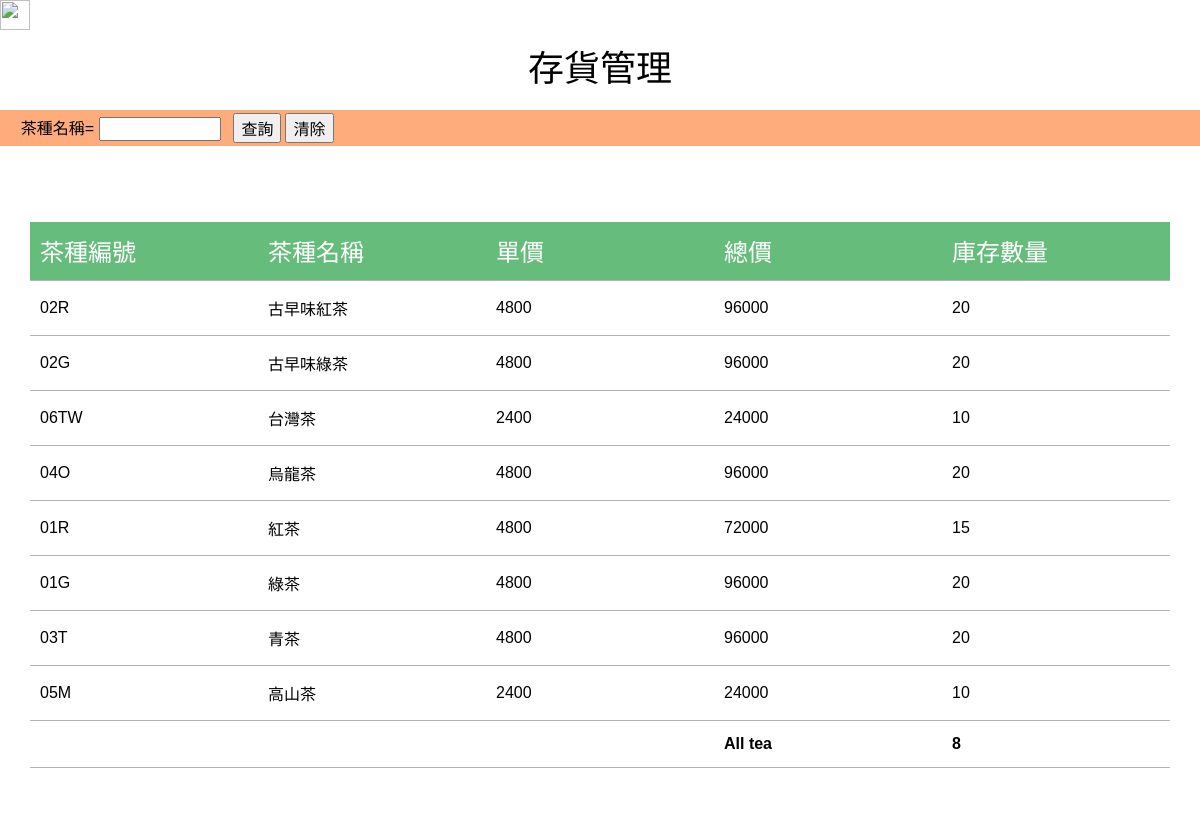
Before: /inventory.php with the older database file.
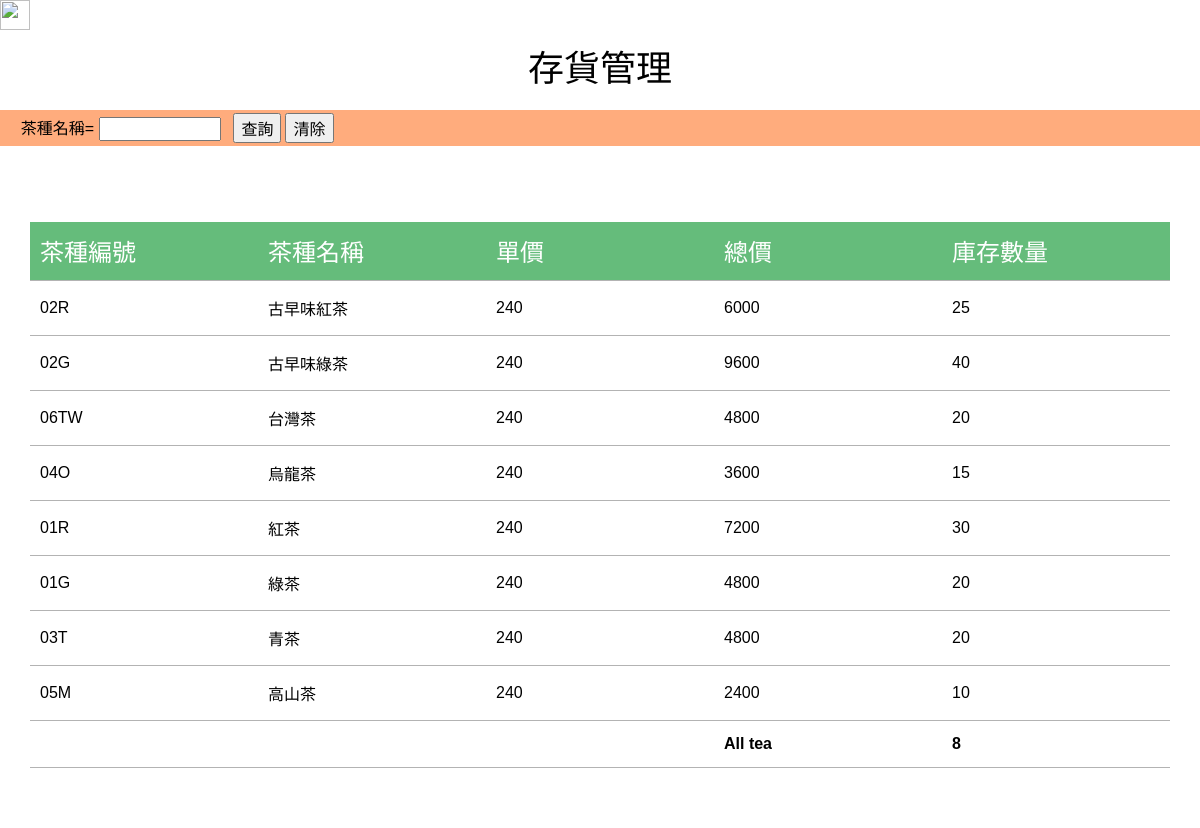
After: the same page with the newer database file.
### tables this page shows
CREATE TABLE `tea_inventory` (
  `tea_type` varchar(20) NOT NULL,
  `tea_ID` varchar(8) NOT NULL,
  `stock_price` int(20) NOT NULL,
  `inventory_qty` int(20) NOT NULL
);

### inventory.php (the view, shortened to what this page needs)
<head>
    <link rel="stylesheet" href="https://code.jquery.com/ui/1.12.1/themes/start/jquery-ui.css">
    <link rel="stylesheet" href="nicepage.css" media="screen">
    <link rel="stylesheet" href="Page-2.css" media="screen">
</head>
<body>
    <a href="homepage.php"><img src="https://i.pinimg.com/originals/e2/5c/43/e25c43c6a65bdca84c72f0c58524fcd6.png" style="width: 30px;"></img> </a>
    <h2 class="u-align-center u-clearfix u-valign-middle u-text u-text-1">存貨管理</h2>
    <form  class="searchTable" action="inventory.php" method="POST" name="query">
        <table>
            <tr>
                <td>
                    &nbsp&nbsp&nbsp&nbsp茶種名稱=&nbsp<input type="text" size="10" name="t_name">&nbsp&nbsp
                </td>
                <td>
                    <input type="submit" value="查詢" name="search">
                </td>
                <td>
                    <input type="submit" value="清除">
                </td>
            </tr>
        </table>
    </form>
    <section class="u-align-center u-clearfix u-section-1" id="sec-a1df">
      <div class="u-clearfix u-sheet u-valign-middle u-sheet-1">
        <div class="u-expanded-width u-table u-table-responsive u-table-1">
          <table class="u-table-entity u-table-entity-1">
            <colgroup>
              <col width="20%">
              <col width="20%">
              <col width="20%">
              <col width="20%">
              <col width="20%">
            </colgroup>
            <thead class="u-custom-font u-font-courier-new u-palette-4-base u-table-header u-table-header-1">
              <tr style="height: 59px;">
                <th class="u-table-cell">茶種編號<br></th>
                <th class="u-table-cell">茶種名稱</th>
                <th class="u-table-cell">單價<br></th>
                <th class="u-table-cell">總價<br></th>
                <th class="u-table-cell">庫存數量<br></th>
              </tr>
            </thead>
            <tbody class="u-table-body">
              <?php
                require_once("dbconnect.inc");
                $sql = "SELECT * FROM tea_inventory";
                $result = mysqli_query($link, $sql);
                while ($rows = mysqli_fetch_array($result, MYSQLI_ASSOC)) {
                  echo "<tr style='height: 55px;'>";
                  echo "<td class='u-border-1 u-border-grey-30 u-border-no-left u-border-no-right u-table-cell'>".$rows["tea_ID"]."</td>";
                  echo "<td class='u-border-1 u-border-grey-30 u-border-no-left u-border-no-right u-table-cell'>".$rows["tea_type"]."</td>";
                  echo "<td class='u-border-1 u-border-grey-30 u-border-no-left u-border-no-right u-table-cell'>".$rows["stock_price"]."</td>";
                  echo "<td class='u-border-1 u-border-grey-30 u-border-no-left u-border-no-right u-table-cell'>".$rows["stock_price"] * $rows["inventory_qty"]."</td>";
                  echo "<td class='u-border-1 u-border-grey-30 u-border-no-left u-border-no-right u-table-cell'>".$rows["inventory_qty"]."</td>";
                  echo "</tr>";
                }
                $t_num = mysqli_num_rows($result);
                echo "<tr style='height: 47px;' class='u-table-footer u-table-footer-1'>";
                echo "<td class='u-border-1 u-border-grey-30 u-border-no-left u-border-no-right u-table-cell'></td>";
                echo "<td class='u-border-1 u-border-grey-30 u-border-no-left u-border-no-right u-table-cell'></td>";
                echo "<td class='u-border-1 u-border-grey-30 u-border-no-left u-border-no-right u-table-cell'></td>";
                echo "<td class='u-border-1 u-border-grey-30 u-border-no-left u-border-no-right u-table-cell'>All tea</td>";
                echo "<td class='u-border-1 u-border-grey-30 u-border-no-left u-border-no-right u-table-cell'>".$t_num."</td>";
              ?>
          </table>
        </div>
      </div>
    </section>
</body>

### Page-2.css (style rules this page uses)
.u-section-1 .u-sheet-1 { min-height: 464px; }
.u-section-1 .u-table-1 { margin: 60px auto 60px 0; }
.u-section-1 .u-table-entity-1 { min-height: 100px; height: 325px; }
.u-section-1 .u-table-header-1 { background-image: none; font-size: 1.5rem; font-weight: 400; }
.u-section-1 .u-table-footer-1 { font-weight: 700; }

### inventory.php (style rules this page uses)
.searchTable { background-color: #FFAC7D; }

Changed rows visible on the page:
changed tea_inventory "古早味紅茶": stock_price "4800" → "240"; $rows["stock_price"] * $rows["inventory_qty"] "96000" → "6000"; inventory_qty "20" → "25"
changed tea_inventory "古早味綠茶": stock_price "4800" → "240"; $rows["stock_price"] * $rows["inventory_qty"] "96000" → "9600"; inventory_qty "20" → "40"
changed tea_inventory "06TW": stock_price "2400" → "240"; $rows["stock_price"] * $rows["inventory_qty"] "24000" → "4800"; inventory_qty "10" → "20"
changed tea_inventory "烏龍茶": stock_price "4800" → "240"; $rows["stock_price"] * $rows["inventory_qty"] "96000" → "3600"; inventory_qty "20" → "15"
changed tea_inventory "紅茶": stock_price "4800" → "240"; $rows["stock_price"] * $rows["inventory_qty"] "72000" → "7200"; inventory_qty "15" → "30"
changed tea_inventory "綠茶": stock_price "4800" → "240"; $rows["stock_price"] * $rows["inventory_qty"] "96000" → "4800"
changed tea_inventory "青茶": stock_price "4800" → "240"; $rows["stock_price"] * $rows["inventory_qty"] "96000" → "4800"
changed tea_inventory "高山茶": stock_price "2400" → "240"; $rows["stock_price"] * $rows["inventory_qty"] "24000" → "2400"
